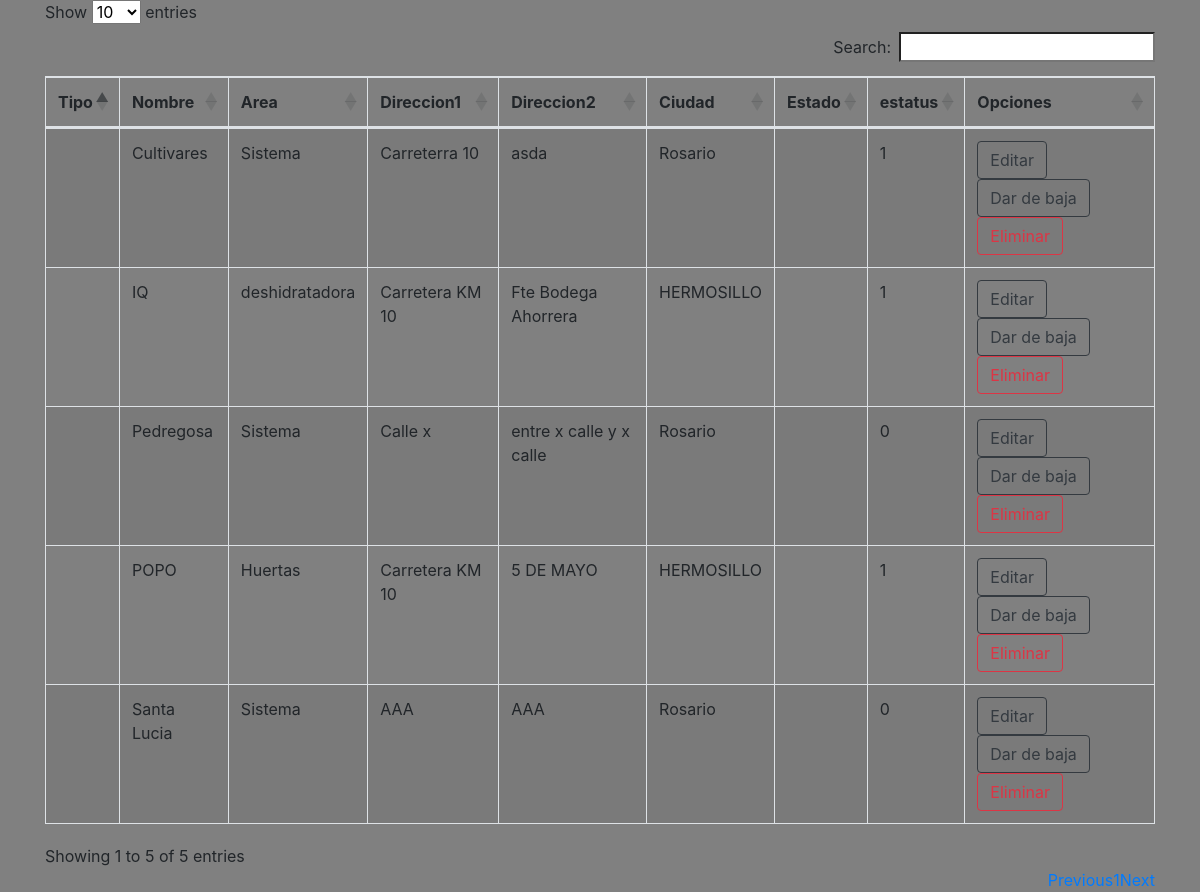
Page /pagina/PAGINAWEB/lista_localizaciones.php on the committed database.
### tables this page shows
CREATE TABLE `localizacion` (
  `idlocalizacion` int(11) NOT NULL,
  `fktipo_empresa` int(11) NOT NULL,
  `nombre` varchar(100) NOT NULL,
  `area` varchar(100) NOT NULL,
  `direccion1` text NOT NULL,
  `direccion2` text,
  `ciudad` varchar(100) NOT NULL,
  `fkestados` int(11) NOT NULL,
  `estatus` varchar(1) DEFAULT '1'
);

### pagina/PAGINAWEB/Clases/clase_localizacion.php (called while the page is built, shortened)
<?php
class Localizacion{
    function __construct(){
        require_once("conexion.php");
        $this->conexion=new Conexion();
    }
 	function mostrar(){
		$consulta="SELECT * FROM localizacion ORDER BY nombre ASC";
		$resultado=$this->conexion->returnConsulta($consulta);
		return $resultado;
	}
}
?>

### pagina/PAGINAWEB/conexion.php (called while the page is built, shortened)
<?php
class conexion extends mysqli {
	function returnConsulta($consulta){
		$datos=$this->query($consulta);
		return $datos;
	}
}
?>

### pagina/PAGINAWEB/lista_localizaciones.php (the view, shortened to what this page needs)
<?php
require_once("Clases/clase_localizacion.php");
$localizacion=new Localizacion();
$registros=$localizacion->mostrar();
 ?>
 <!DOCTYPE html>
 <html>
 <head>
 	<link rel="stylesheet" type="text/css" href="https://cdn.datatables.net/1.10.25/css/dataTables.bootstrap4.min.css">
 	<link rel="stylesheet" type="text/css" href="https://cdnjs.cloudflare.com/ajax/libs/twitter-bootstrap/4.5.2/css/bootstrap.css">
 </head>
 <body>
 	<div class="container">
 		<table id="example" class="table table-striped table-bordered" style="width:100%">
 			<thead>
 				<th>Tipo</th>
 				<th>Nombre</th>
 				<th>Area</th>
 				<th>Direccion1</th>
 				<th>Direccion2</th>
 				<th>Ciudad</th>
 				<th>Estado</th>
 				<th>estatus</th>
 				<th>Opciones</th>
 			</thead>
 			<tbody>
 				<?php
 					while($fila=mysqli_fetch_array($registros)){
 				 ?>
 				<tr>
 					<td><?=$fila["tipo"]?></td>
 					<td><?=$fila["nombre"]?></td>
 					<td><?=$fila["area"]?></td>
 					<td><?=$fila["direccion1"]?></td>
 					<td><?=$fila["direccion2"]?></td>
 					<td><?=$fila["ciudad"]?></td>
 					<td><?=$fila["estado"]?></td>
 					<td><?=$fila["estatus"]?></td>
 									<td>
 						<a href="editar_localizacion.php?idlocalizacion=<?=$fila['idlocalizacion']?>"><button class="btn btn-outline-dark">Editar</button></a>
 						<a href="baja_localizacion.php?idlocalizacion=<?=$fila['idlocalizacion']?>"><button class="btn btn-outline-dark">Dar de baja</button></a>
 						<a href="eliminar_localizacion.php?idlocalizacion=<?=$fila['idlocalizacion']?>"><button class="btn btn-outline-danger">Eliminar</button></a>
 					</td>
 				</tr>
 				<?php
 				}
 				 ?>
 			</tbody>
 		</table>
 	</div>
 </body>
 </html>

### pagina/PAGINAWEB/lista_localizaciones.php (style rules this page uses)
body { background-color: grey; }

### rows in the picture
localizacion: nombre "Cultivares", area "Sistema", direccion1 "Carreterra 10", direccion2 "asda", ciudad "Rosario", estatus "1"
localizacion: nombre "IQ", area "deshidratadora", direccion1 "Carretera KM 10", direccion2 "Fte Bodega Ahorrera", ciudad "HERMOSILLO", estatus "1"
localizacion: nombre "Pedregosa", area "Sistema", direccion1 "Calle x", direccion2 "entre x calle y x calle", ciudad "Rosario", estatus "0"
localizacion: nombre "POPO", area "Huertas", direccion1 "Carretera KM 10", direccion2 "5 DE MAYO", ciudad "HERMOSILLO", estatus "1"
localizacion: nombre "Santa Lucia", area "Sistema", direccion1 "AAA", direccion2 "AAA", ciudad "Rosario", estatus "0"
